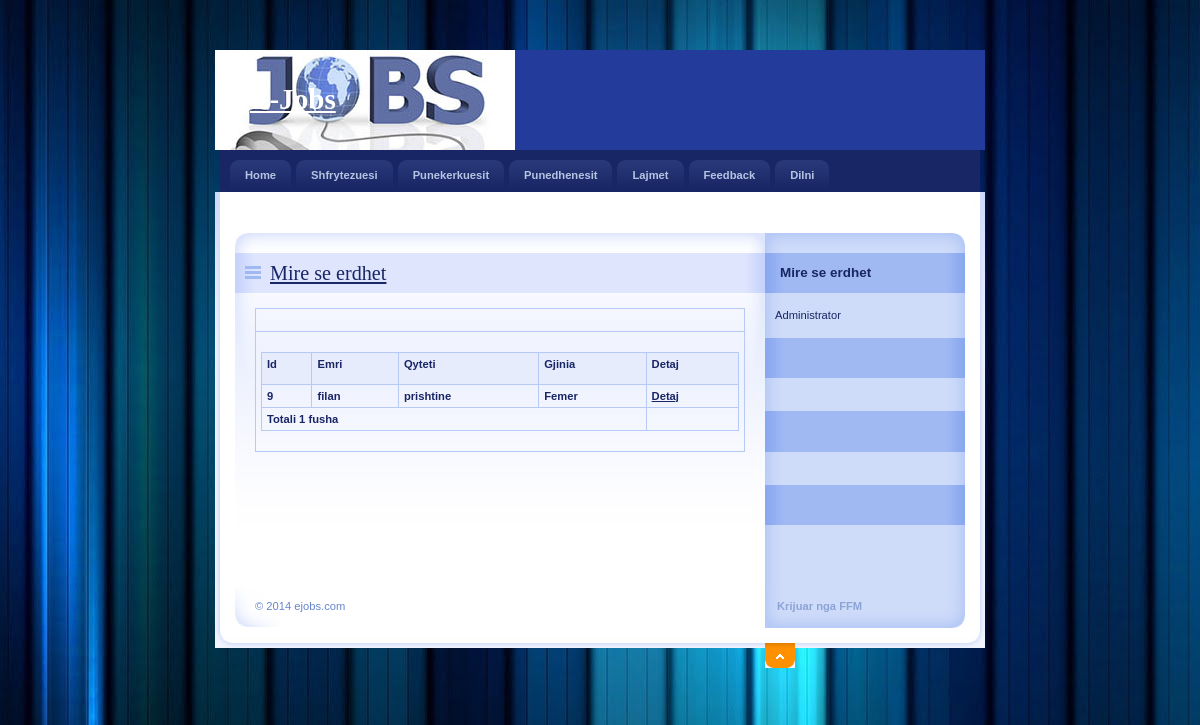
Page /Admin/MenaxhoPun.php on the committed database.
### tables this page shows
CREATE TABLE IF NOT EXISTS `punekerkuesit` (
  `KerkoPunId` int(11) NOT NULL AUTO_INCREMENT,
  `PunkerkuesEmri` varchar(20) NOT NULL,
  `Adresa` varchar(100) NOT NULL,
  `Qyteti` varchar(20) NOT NULL,
  `Email` varchar(40) NOT NULL,
  `Telefoni` bigint(20) NOT NULL,
  `Kualifikimi` varchar(20) NOT NULL,
  `Gjinia` varchar(10) NOT NULL,
  `Datelindja` date NOT NULL,
  `Permbledhje` varchar(200) NOT NULL,
  `Status` varchar(10) NOT NULL,
  `UserName` varchar(20) NOT NULL,
  `Password` varchar(20) NOT NULL,
  `Pyetja` varchar(100) NOT NULL,
  `Pergjigjja` varchar(50) NOT NULL,
  PRIMARY KEY (`KerkoPunId`),
  KEY `JobSeekId` (`KerkoPunId`)
);

### Admin/MenaxhoPun.php (the view, shortened to what this page needs)
<html>
<head>
    <link rel="stylesheet" media="screen,projection" type="text/css" href="./css/main.css" />
</head>
<body id="www-url-cz">
<div id="main" class="box">
<?php
include "Header.php"
?>
<?php
include "Menyja.php"
?>
    <div id="page" class="box">
    <div id="page-in" class="box">
        <div id="strip" class="box noprint">
            <p id="breadcrumbs">&nbsp;</p>
        </div>
        <div id="content">
            <div class="article">
                <h2><span><a href="#">Mire se erdhet</a></span></h2>
                <table width="100%" border="0" cellspacing="0" cellpadding="0">
                  <tr>
                    <td>&nbsp;</td>
                  </tr>
                  <tr>
                    <td><table width="100%" border="1" bordercolor="#1CB5F1" >
                      <tr>
                        <th height="32" bgcolor="#1CB5F1" class="style3"><div align="left" class="style9 style5"><strong>Id</strong></div></th>
                        <th bgcolor="#1CB5F1" class="style3"><div align="left" class="style9 style5"><strong>Emri</strong></div></th>
                         <th bgcolor="#1CB5F1" class="style3"><div align="left" class="style9 style5"><strong>Qyteti</strong></div></th>
                        <th bgcolor="#1CB5F1" class="style3"><div align="left" class="style12">Gjinia</div></th>
                         <th bgcolor="#1CB5F1" class="style3"><div align="left" class="style9 style5"><strong>Detaj</strong></div></th>
                      </tr>
                      <?php
$con = mysql_connect("localhost","root","123456");
$sql = "select * from punekerkuesit where Status='Pending'";
$result = mysql_query($sql,$con);
while($row = mysql_fetch_array($result))
{
$Id=$row['KerkoPunId'];
$Emri=$row['PunkerkuesEmri'];
$Qyteti=$row['Qyteti'];
$Gjinia=$row['Gjinia'];
?>
                      <tr>
                        <td class="style3"><div align="left" class="style9 style5"><strong><?php echo $Id;?></strong></div></td>
                        <td class="style3"><div align="left" class="style9 style5"><strong><?php echo $Emri;?></strong></div></td>
                         <td class="style3"><div align="left" class="style9 style5"><strong><?php echo $Qyteti;?></strong></div></td>
                          <td class="style3"><div align="left" class="style9 style5"><strong><?php echo $Gjinia;?></strong></div></td>
                         <td class="style3"><div align="left" class="style9 style5"><strong><a href="DetajPun.php?JobId=<?php echo $Id;?>">Detaj</a></strong></div></td>
                      </tr>
                      <?php
}
$records = mysql_num_rows($result);
?>
                      <tr>
                        <td colspan="4" class="style3"><div align="left" class="style12"><?php echo "Totali ".$records." fusha"; ?> </div></td>
                      </tr>
                    </table></td>
                  </tr>
                </table>
                <p>&nbsp;</p>
              <p class="btn-more box noprint">&nbsp;</p>
          </div>
        </div>
<?php
include "Aside.php"
?>
    </div>
    </div>
<?php
include "footer.php"
?>
</div>
</body>
</html>

### Admin/css/main.css (style rules this page uses)
* { min-height:1px; }
body { border:0; margin:0; padding:0; background:#233C9B url("../design/3.jpg"); font:70%/160% "verdana",sans-serif; color:#192666; _text-align:center; }
a { color:#192666; }
p { border:0; margin:15px 0; padding:0; }
div { display:block; border:0; margin:0; padding:0; }
h1, h2, h3, h4, h5 { border:0; margin:15px 0 10px 0; padding:0; font-weight:bold; }
h2 { font-size:180%; line-height:100%; font-family:"georgia",serif; font-weight:normal; }
table { display:table; border-collapse:collapse; margin:15px 0; padding:0; border:1px solid #B7CAF6; font-size:100%; }
tr { display:table-row; }
th, td { display: table-cell; border:1px solid #B7CAF6; margin:0; padding:5px; vertical-align:top; text-align:left; }
th { background:#E7ECFD; text-align:center; color:#192666; font-weight:bold; }
a, img, span { border:0; margin:0; padding:0; }
strong, .strong { font-weight:bold; }
.box { min-height:1px; _height:1px; }
.box:after { content:"."; display:block; line-height:0px; font-size:0px; visibility:hidden; clear:both; }
#main { width:770px; margin:50px auto 0 auto; _text-align:left; }
#page { width:770px; min-height:1px; background:#FFF url("../design/bg_page.gif") 0 0 repeat-y; _height:1px; }
#page-in { min-height:1px; padding:10px 0; background:url("../design/bg_page_in.jpg") 0 0 no-repeat; _height:1px; }
#strip { position:relative; clear:both; padding:3px 20px 10px 20px; color:#6182D1; }
#strip p { margin:0; }
#strip #breadcrumbs { width:520px; margin:0; padding:0; }
#content { float:left; width:530px; _width:550px; margin:0; padding:0 0 0 20px; }
#content .article { clear:both; margin:0; padding:20px; background:url("../design/content_article_bg.jpg") 0 0 no-repeat; }
#content .article h2 { margin:0 -20px; padding:10px; background:#DEE5FD url("../design/content_title_bg.gif") 0 0 repeat-y; color:#192666; }
#content .article h2 span { background:url("../design/ico_list.gif") 0 50% no-repeat; padding-left:25px; }
#content .article p { text-align:justify; }
#content .btn-more { margin:0 0 15px 0; padding:0; border:0; position:relative; }

### Admin/MenaxhoPun.php (style rules this page uses)
.style3 { font-weight: bold }

### rows in the picture
punekerkuesit: KerkoPunId "9", PunkerkuesEmri "filan", Qyteti "prishtine", Gjinia "Femer"

### other values in the picture
$records "1"
